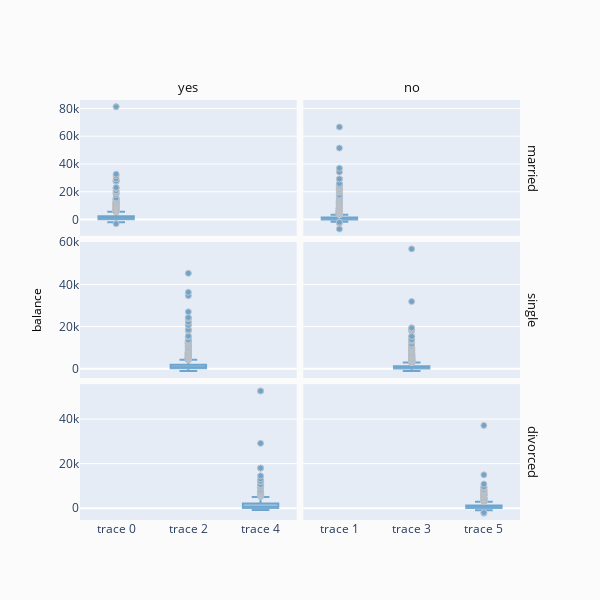

Write notebook code for a chart like this one.
### Code cell
# Hmmm We have missed some important clients with some high balances. 
# This shouldn't be happening.
fig = ff.create_facet_grid(
    df,
    y='balance',
    facet_row='marital',
    facet_col='deposit',
    trace_type='box',
)

iplot(fig, filename='facet - box traces')

### Figure 1 — Plotly figure (JSON) as saved in the notebook; plotly's stock layout.template omitted (floating-point values rounded to 4 significant figures; data arrays with more than 128 entries replaced by an {"elided": "..."} marker saying what was removed)
{"data": [{"opacity": 0.6, "yaxis": "y", "y": {"elided": "2734 int values"}, "xaxis": "x", "marker": {"color": "rgb(31, 119, 180)", "line": {"color": "darkgrey", "width": 1}}, "type": "box"}, {"opacity": 0.6, "yaxis": "y2", "y": {"elided": "3568 int values"}, "xaxis": "x2", "marker": {"color": "rgb(31, 119, 180)", "line": {"color": "darkgrey", "width": 1}}, "type": "box"}, {"opacity": 0.6, "yaxis": "y3", "y": {"elided": "1900 int values"}, "xaxis": "x3", "marker": {"color": "rgb(31, 119, 180)", "line": {"color": "darkgrey", "width": 1}}, "type": "box"}, {"opacity": 0.6, "yaxis": "y4", "y": {"elided": "1599 int values"}, "xaxis": "x4", "marker": {"color": "rgb(31, 119, 180)", "line": {"color": "darkgrey", "width": 1}}, "type": "box"}, {"opacity": 0.6, "yaxis": "y5", "y": {"elided": "621 int values"}, "xaxis": "x5", "marker": {"color": "rgb(31, 119, 180)", "line": {"color": "darkgrey", "width": 1}}, "type": "box"}, {"opacity": 0.6, "yaxis": "y6", "y": {"elided": "670 int values"}, "xaxis": "x6", "marker": {"color": "rgb(31, 119, 180)", "line": {"color": "darkgrey", "width": 1}}, "type": "box"}], "layout": {"showlegend": false, "xaxis": {"matches": "x5", "domain": [0, 0.4925], "showticklabels": false, "anchor": "y"}, "title": {"text": ""}, "paper_bgcolor": "rgb(251, 251, 251)", "xaxis6": {"domain": [0.5075, 1], "anchor": "y6"}, "xaxis5": {"domain": [0, 0.4925], "anchor": "y5"}, "xaxis4": {"matches": "x6", "domain": [0.5075, 1], "showticklabels": false, "anchor": "y4"}, "xaxis3": {"matches": "x5", "domain": [0, 0.4925], "showticklabels": false, "anchor": "y3"}, "xaxis2": {"matches": "x6", "domain": [0.5075, 1], "showticklabels": false, "anchor": "y2"}, "annotations": [{"yanchor": "middle", "xref": "paper", "xanchor": "center", "yref": "paper", "text": "yes", "textangle": 0, "y": 1.03, "x": 0.2462, "font": {"color": "#0f0f0f", "size": 13}, "showarrow": false}, {"yanchor": "middle", "xref": "paper", "xanchor": "center", "yref": "paper", "text": "no", "textangle": 0, "y": 1.03, "x": 0.7537, "font": {"color": "#0f0f0f", "size": 13}, "showarrow": false}, {"yanchor": "middle", "xref": "paper", "xanchor": "center", "yref": "paper", "text": "married", "textangle": 90, "y": 0.8383, "x": 1.03, "font": {"color": "#0f0f0f", "size": 13}, "showarrow": false}, {"yanchor": "middle", "xref": "paper", "xanchor": "center", "yref": "paper", "text": "single", "textangle": 90, "y": 0.5, "x": 1.03, "font": {"color": "#0f0f0f", "size": 13}, "showarrow": false}, {"yanchor": "middle", "xref": "paper", "xanchor": "center", "yref": "paper", "text": "divorced", "textangle": 90, "y": 0.1617, "x": 1.03, "font": {"color": "#0f0f0f", "size": 13}, "showarrow": false}, {"yanchor": "middle", "xref": "paper", "xanchor": "center", "yref": "paper", "text": "", "textangle": 0, "y": -0.1, "x": 0.5, "font": {"color": "#000000", "size": 12}, "showarrow": false}, {"yanchor": "middle", "xref": "paper", "xanchor": "center", "yref": "paper", "text": "balance", "textangle": -90, "y": 0.5, "x": -0.1, "font": {"color": "#000000", "size": 12}, "showarrow": false}], "width": 600, "yaxis2": {"matches": "y", "domain": [0.6767, 1], "showticklabels": false, "anchor": "x2"}, "yaxis3": {"domain": [0.3383, 0.6617], "anchor": "x3"}, "yaxis4": {"matches": "y3", "domain": [0.3383, 0.6617], "showticklabels": false, "anchor": "x4"}, "yaxis5": {"domain": [0, 0.3233], "anchor": "x5"}, "yaxis": {"domain": [0.6767, 1], "anchor": "x"}, "height": 600, "legend": {"y": 1, "bgcolor": "#efefef", "yanchor": "top", "borderwidth": 1, "x": 1.05}, "yaxis6": {"matches": "y5", "domain": [0, 0.3233], "showticklabels": false, "anchor": "x6"}}}
